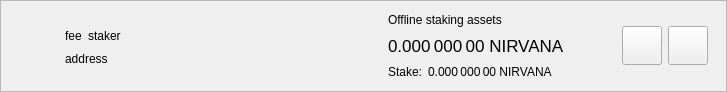
<?xml version="1.0" encoding="UTF-8"?>
<ui version="4.0">
 <class>DelegationItemWidget</class>
 <widget class="QWidget" name="DelegationItemWidget">
  <property name="geometry">
   <rect>
    <x>0</x>
    <y>0</y>
    <width>727</width>
    <height>92</height>
   </rect>
  </property>
  <property name="sizePolicy">
   <sizepolicy hsizetype="Preferred" vsizetype="Maximum">
    <horstretch>0</horstretch>
    <verstretch>0</verstretch>
   </sizepolicy>
  </property>
  <property name="windowTitle">
   <string>Form</string>
  </property>
  <layout class="QVBoxLayout" name="verticalLayout_2">
   <property name="spacing">
    <number>0</number>
   </property>
   <property name="leftMargin">
    <number>0</number>
   </property>
   <property name="topMargin">
    <number>0</number>
   </property>
   <property name="rightMargin">
    <number>0</number>
   </property>
   <property name="bottomMargin">
    <number>0</number>
   </property>
   <item>
    <widget class="QFrame" name="delegationItemFrame">
     <property name="frameShape">
      <enum>QFrame::StyledPanel</enum>
     </property>
     <property name="frameShadow">
      <enum>QFrame::Raised</enum>
     </property>
     <layout class="QHBoxLayout" name="horizontalLayout">
      <property name="topMargin">
       <number>0</number>
      </property>
      <property name="bottomMargin">
       <number>0</number>
      </property>
      <item>
       <widget class="QLabel" name="delegationLogo">
        <property name="sizePolicy">
         <sizepolicy hsizetype="Fixed" vsizetype="Fixed">
          <horstretch>0</horstretch>
          <verstretch>0</verstretch>
         </sizepolicy>
        </property>
        <property name="minimumSize">
         <size>
          <width>40</width>
          <height>40</height>
         </size>
        </property>
        <property name="alignment">
         <set>Qt::AlignCenter</set>
        </property>
       </widget>
      </item>
      <item>
       <widget class="QStackedWidget" name="stackedWidget">
        <property name="currentIndex">
         <number>0</number>
        </property>
        <widget class="QWidget" name="page">
         <layout class="QHBoxLayout" name="horizontalLayout_4">
          <item>
           <layout class="QHBoxLayout" name="horizontalLayout_3">
            <item>
             <layout class="QVBoxLayout" name="verticalLayout">
              <property name="rightMargin">
               <number>15</number>
              </property>
              <item>
               <spacer name="verticalSpacer_2">
                <property name="orientation">
                 <enum>Qt::Vertical</enum>
                </property>
                <property name="sizeHint" stdset="0">
                 <size>
                  <width>20</width>
                  <height>0</height>
                 </size>
                </property>
               </spacer>
              </item>
              <item alignment="Qt::AlignLeft">
               <widget class="QWidget" name="widgetDelegation" native="true">
                <property name="minimumSize">
                 <size>
                  <width>280</width>
                  <height>0</height>
                 </size>
                </property>
                <layout class="QHBoxLayout" name="horizontalLayout_2" stretch="0,0,1">
                 <property name="leftMargin">
                  <number>0</number>
                 </property>
                 <property name="topMargin">
                  <number>0</number>
                 </property>
                 <property name="rightMargin">
                  <number>0</number>
                 </property>
                 <property name="bottomMargin">
                  <number>0</number>
                 </property>
                 <item alignment="Qt::AlignLeft">
                  <widget class="QLabel" name="labelFee">
                   <property name="text">
                    <string>fee</string>
                   </property>
                   <property name="textInteractionFlags">
                    <set>Qt::LinksAccessibleByMouse|Qt::TextSelectableByMouse</set>
                   </property>
                  </widget>
                 </item>
                 <item alignment="Qt::AlignLeft">
                  <widget class="QLabel" name="labelStaker">
                   <property name="text">
                    <string>staker</string>
                   </property>
                   <property name="textInteractionFlags">
                    <set>Qt::LinksAccessibleByMouse|Qt::TextSelectableByMouse</set>
                   </property>
                  </widget>
                 </item>
                 <item>
                  <spacer name="horizontalSpacer">
                   <property name="orientation">
                    <enum>Qt::Horizontal</enum>
                   </property>
                   <property name="sizeType">
                    <enum>QSizePolicy::Minimum</enum>
                   </property>
                   <property name="sizeHint" stdset="0">
                    <size>
                     <width>0</width>
                     <height>20</height>
                    </size>
                   </property>
                  </spacer>
                 </item>
                </layout>
               </widget>
              </item>
              <item alignment="Qt::AlignLeft">
               <widget class="QLabel" name="labelAddress">
                <property name="text">
                 <string>address</string>
                </property>
                <property name="textInteractionFlags">
                 <set>Qt::LinksAccessibleByMouse|Qt::TextSelectableByMouse</set>
                </property>
               </widget>
              </item>
              <item>
               <spacer name="verticalSpacer">
                <property name="orientation">
                 <enum>Qt::Vertical</enum>
                </property>
                <property name="sizeHint" stdset="0">
                 <size>
                  <width>20</width>
                  <height>0</height>
                 </size>
                </property>
               </spacer>
              </item>
             </layout>
            </item>
            <item>
             <widget class="QWidget" name="vLineAssets" native="true">
              <property name="minimumSize">
               <size>
                <width>1</width>
                <height>0</height>
               </size>
              </property>
             </widget>
            </item>
            <item>
             <widget class="QWidget" name="widgetStakingAssets" native="true">
              <property name="sizePolicy">
               <sizepolicy hsizetype="Minimum" vsizetype="Preferred">
                <horstretch>0</horstretch>
                <verstretch>0</verstretch>
               </sizepolicy>
              </property>
              <layout class="QVBoxLayout" name="verticalLayout_3">
               <property name="leftMargin">
                <number>15</number>
               </property>
               <property name="topMargin">
                <number>0</number>
               </property>
               <property name="rightMargin">
                <number>15</number>
               </property>
               <property name="bottomMargin">
                <number>0</number>
               </property>
               <item>
                <widget class="QLabel" name="labelAssetsText">
                 <property name="text">
                  <string>Offline staking assets</string>
                 </property>
                 <property name="alignment">
                  <set>Qt::AlignLeading|Qt::AlignLeft|Qt::AlignVCenter</set>
                 </property>
                </widget>
               </item>
               <item>
                <widget class="QLabel" name="labelAssets">
                 <property name="font">
                  <font>
                   <pointsize>13</pointsize>
                  </font>
                 </property>
                 <property name="cursor">
                  <cursorShape>IBeamCursor</cursorShape>
                 </property>
                 <property name="toolTip">
                  <string>Your current spendable balance</string>
                 </property>
                 <property name="text">
                  <string notr="true">0.000 000 00 NIRVANA</string>
                 </property>
                 <property name="alignment">
                  <set>Qt::AlignLeading|Qt::AlignLeft|Qt::AlignVCenter</set>
                 </property>
                 <property name="textInteractionFlags">
                  <set>Qt::LinksAccessibleByMouse|Qt::TextSelectableByMouse</set>
                 </property>
                </widget>
               </item>
               <item>
                <layout class="QHBoxLayout" name="horizontalLayout_6">
                 <property name="spacing">
                  <number>6</number>
                 </property>
                 <item>
                  <widget class="QLabel" name="labelStakeText">
                   <property name="sizePolicy">
                    <sizepolicy hsizetype="Maximum" vsizetype="Preferred">
                     <horstretch>0</horstretch>
                     <verstretch>0</verstretch>
                    </sizepolicy>
                   </property>
                   <property name="text">
                    <string>Stake:</string>
                   </property>
                   <property name="alignment">
                    <set>Qt::AlignLeading|Qt::AlignLeft|Qt::AlignVCenter</set>
                   </property>
                  </widget>
                 </item>
                 <item>
                  <widget class="QLabel" name="labelStake">
                   <property name="text">
                    <string>0.000 000 00 NIRVANA</string>
                   </property>
                   <property name="alignment">
                    <set>Qt::AlignLeading|Qt::AlignLeft|Qt::AlignVCenter</set>
                   </property>
                   <property name="textInteractionFlags">
                    <set>Qt::LinksAccessibleByMouse|Qt::TextSelectableByMouse</set>
                   </property>
                  </widget>
                 </item>
                 <item>
                  <spacer name="horizontalSpacer_4">
                   <property name="orientation">
                    <enum>Qt::Horizontal</enum>
                   </property>
                   <property name="sizeType">
                    <enum>QSizePolicy::Minimum</enum>
                   </property>
                   <property name="sizeHint" stdset="0">
                    <size>
                     <width>0</width>
                     <height>0</height>
                    </size>
                   </property>
                  </spacer>
                 </item>
                </layout>
               </item>
              </layout>
             </widget>
            </item>
            <item>
             <spacer name="horizontalSpacer_2">
              <property name="orientation">
               <enum>Qt::Horizontal</enum>
              </property>
              <property name="sizeHint" stdset="0">
               <size>
                <width>193</width>
                <height>20</height>
               </size>
              </property>
             </spacer>
            </item>
            <item>
             <widget class="QToolButton" name="buttonSplit">
              <property name="text">
               <string/>
              </property>
              <property name="iconSize">
               <size>
                <width>32</width>
                <height>32</height>
               </size>
              </property>
             </widget>
            </item>
            <item>
             <widget class="QToolButton" name="buttonRemove">
              <property name="text">
               <string/>
              </property>
              <property name="iconSize">
               <size>
                <width>32</width>
                <height>32</height>
               </size>
              </property>
             </widget>
            </item>
           </layout>
          </item>
         </layout>
        </widget>
        <widget class="QWidget" name="page_2">
         <layout class="QHBoxLayout" name="horizontalLayout_5">
          <item>
           <widget class="QLabel" name="labelNewDelegation">
            <property name="text">
             <string>Add new delegations</string>
            </property>
           </widget>
          </item>
          <item>
           <spacer name="horizontalSpacer_3">
            <property name="orientation">
             <enum>Qt::Horizontal</enum>
            </property>
            <property name="sizeHint" stdset="0">
             <size>
              <width>408</width>
              <height>20</height>
             </size>
            </property>
           </spacer>
          </item>
          <item>
           <widget class="QToolButton" name="buttonRestore">
            <property name="text">
             <string/>
            </property>
            <property name="iconSize">
             <size>
              <width>32</width>
              <height>32</height>
             </size>
            </property>
           </widget>
          </item>
          <item>
           <widget class="QToolButton" name="buttonAdd">
            <property name="text">
             <string/>
            </property>
            <property name="iconSize">
             <size>
              <width>32</width>
              <height>32</height>
             </size>
            </property>
           </widget>
          </item>
         </layout>
        </widget>
       </widget>
      </item>
     </layout>
    </widget>
   </item>
  </layout>
 </widget>
 <resources/>
 <connections/>
</ui>
